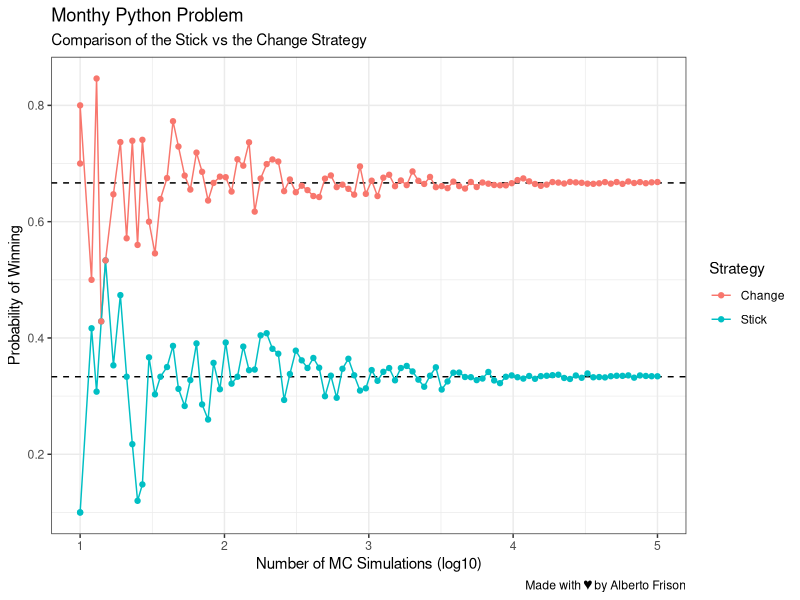

Write the R code that produced this figure. (Note: this script raises an error after producing the figure.)
######################################################
# This project implements a Monte Carlo method to solve the Monthy Hall Problem
# The Problem: Suppose you're on a game show, and you're given the choice of three doors: Behind one door is a car; behind the others, goats.
# You pick a door, say No. 1, and the host, who knows what's behind the doors, opens another door, say No. 3, which has a goat.
# He then says to you, "Do you want to pick door No. 2?" Is it to your advantage to switch your choice?
# 
# Source: https://en.wikipedia.org/wiki/Monty_Hall_problem
# Inspired by: https://datasciencedojo.com/blog/monte-carlo-simulation-python/
# Created with ♥ by Alberto Frison - September 2022
######################################################


##### 
# Section 00 - Initialization and Load of Packages
rm (list=ls())   # clears all variables in the workspace
library (tidyverse)

#####
# Section 01 - Monte Carlo Models

doors <- c("Car", "Goat", "Goat") # the 3 alternatives behind the 3 doors, the order here does not matter
alternatives <- c(1:3) # the player makes a random choice between doors 1 to 3

# Monte Carlo simulation for the STICK STRAGEGY --> 1/3 of success
Monthy_Hall_Stick <- function (B) {
  return (mean(replicate (B, {
    doors_shuffled <- sample(doors, 3, replace = FALSE) # alternatives get shuffled and stored in doors_shuffled - the GAME can start
    my_choice <- sample (alternatives, 1) # participant chooses randomly ONE door
    doors_shuffled[my_choice] == "Car" # the participant sticks with his choice, if it is correct (1/3 of the time it is) he wins
    } )))
}

# Monte Carlo simulation for the CHANGE STRAGEGY --> 2/3 of success
Monthy_Hall_Change <- function (B) {
  return (mean(replicate (B, {
    
    doors_shuffled <- sample(doors, 3, replace = FALSE) # alternatives get shuffled and stored in doors_shuffled - the GAME can start
    my_choice <- sample (alternatives, 1) # participant chooses randomly ONE door
    
    presentator_selection <- # the host will pick a door with a GOAT behind and show it to the participant
      if (doors_shuffled[my_choice] == "Car") {
        sample (alternatives[-my_choice],1)} else {
        alternatives[-c(my_choice,which(doors_shuffled[alternatives]=="Car"))]
      }
          
    doors_shuffled[-c(my_choice,presentator_selection)] == "Car" # the participant always changes his decision, choosing another door from the one he initially chose andh the one showed by the presenter
    
    })))
}  

#####
# Section 02 - Running the Simulations

# how many Simulations?
B <- trunc(10^seq(1,5, len = 100)) # number of trials

# Running the two simulations, Stick and Change, storing the results - you need sapply to run the simulations against a vector of number of simulations
stick_results <- sapply (B, Monthy_Hall_Stick)
change_results <- sapply (B,Monthy_Hall_Change)

# Storing the results into a DF for clear plotting
results_df <- data.frame (x = B, Stick = stick_results, Change = change_results)

# Building a tidy version of the data.frame
results_df <- pivot_longer(results_df, c("Stick", "Change"), names_to = "type", values_to = "val")

# TIDY DATA PLOTTING
ggplot(data = results_df, aes(x = log10(x), y = val, color = type, group = type)) +
  geom_hline (aes(yintercept = 1/3), color = "black", linetype="dashed") +
  geom_hline (aes(yintercept = 2/3), color = "black", linetype="dashed") +
  geom_line () +
  geom_point () +
  theme_bw() +
  labs (x = "Number of MC Simulations (log10)",
        y = "Probability of Winning",
        title = "Monthy Python Problem",
        subtitle = "Comparison of the Stick vs the Change Strategy",
        caption = "Made with ♥ by Alberto Frison",
        colour = "Strategy")

# Save Plot for publishing
ggsave (filename = "charts/Chart01MCSimulation.png", device = "png", dpi = "retina", height = 1018/96, width = 1920/96)

###### - SPARE CODE
# A WAY TO PLOY
# ggplot(data = results_df) +
#   geom_hline (aes(yintercept = 1/3), color = "black", linetype="dashed") +
#   geom_line (aes(x = log10(x), y = stick), color = "blue") +
#   geom_point (aes(x = log10(x), y = stick), size = 0.8, color = "blue") +
#   geom_hline (aes(yintercept = 2/3), color = "black", linetype="dashed") +
#   geom_line (aes(x = log10(x), y = change), color = "red") +
#   geom_point (aes(x = log10(x), y = change), size = 0.8, color = "orange") +
#   theme_bw() +
#   labs (x = "Number of MC Simulations (log10)",
#         y = "Probability of Winning",
#         title = "Monthy Python Problem",
#         subtitle = "Comparison of the Stick Strategy vs the Change choice Strategy",
#         caption = "Made with ♥ by Alberto Frison",
#         colour = "c")
